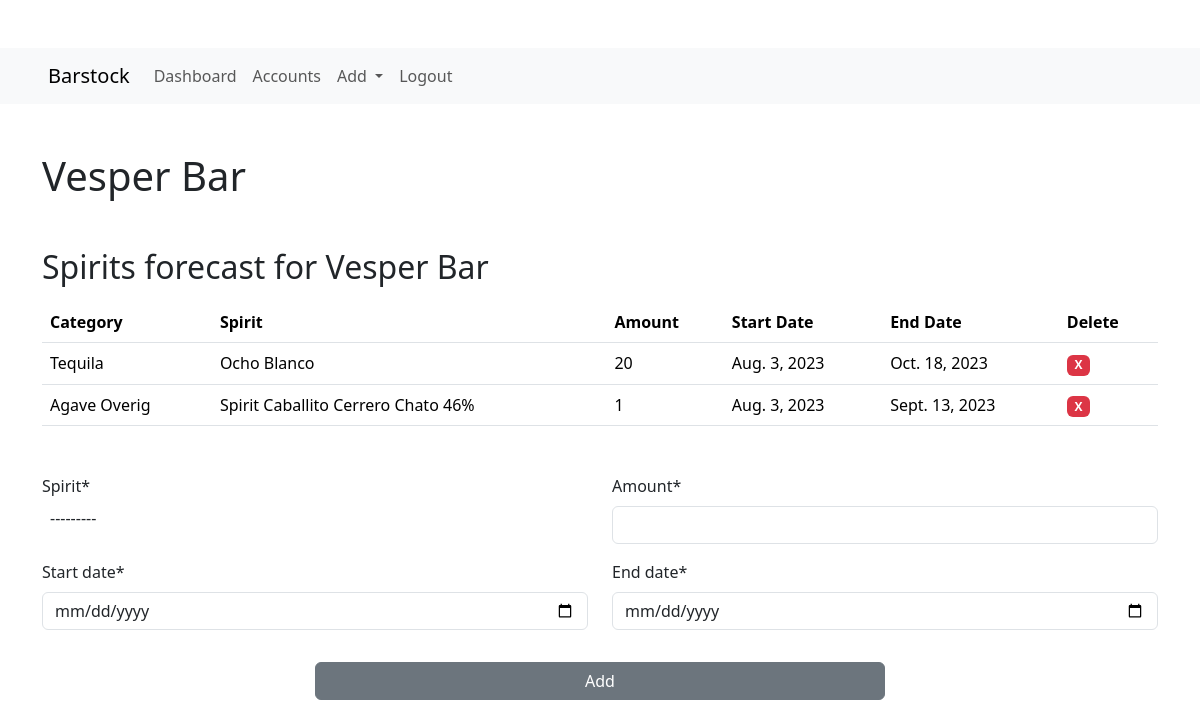
/Accounts/Vesper Bar (signed in), run on the app's committed database.
### forecast/models.py (models this page shows, shortened)
class Account(models.Model):
    name = models.CharField(max_length=255)
    slug = models.SlugField()

class VolumeItem(models.Model):
    account = models.ForeignKey(Account, on_delete=models.CASCADE)
    spirit = models.ForeignKey(Spirit, on_delete=models.CASCADE)
    category = models.ForeignKey(Category, on_delete=models.CASCADE, null=True, blank=True)
    amount = models.IntegerField()
    start_date = models.DateField(blank=True, null=True)
    end_date = models.DateField(blank=True, null=True)

class Category(models.Model):
    name = models.CharField(max_length=255)
    def __str__(self):
        return self.name

class Spirit(models.Model):
    name = models.CharField(max_length=255)
    category = models.ForeignKey(Category, on_delete=models.CASCADE)
    slug = models.SlugField()
    def __str__(self):
        return self.name

### forecast/views.py (the view)
# urls.py: path('Accounts/<str:name>', account_detail_view, name='account_detail'),
@login_required
def account_detail_view(request, name):
    account = get_object_or_404(Account, name=name)
    forecast_items = VolumeItem.objects.filter(account=account.id)
    accountnr = account.pk
    if request.method == 'POST':
        form = VolumeForm(request.POST)
        if form.is_valid():
            spirit = form.cleaned_data['spirit']
            amount = form.cleaned_data['amount']
            start_date = form.cleaned_data['start_date']
            end_date = form.cleaned_data['end_date']
            try:
                volume_item = VolumeItem.objects.get(account=account, spirit=spirit)
                volume_item.amount += amount
                volume_item.end_date = end_date
                volume_item.start_date = start_date
                volume_item.save()
                form = VolumeForm()
            except VolumeItem.DoesNotExist:
                volume_item = VolumeItem.objects.create(account=account, spirit=spirit, amount=amount, start_date=start_date, end_date=end_date)
    else:
        form = VolumeForm()
    context = {
        'account': account,
        'forecast_items': forecast_items,
        'form': form,
        'accountnr': accountnr
    }
    return render(request, 'forecast/account_detail.html', context)

### forecast/forms.py
class VolumeForm(forms.ModelForm):
    start_date = forms.DateField(widget=forms.DateInput(attrs=dict(type='date')))
    end_date = forms.DateField(widget=forms.DateInput(attrs=dict(type='date')))
    class Meta:
        model = VolumeItem
        fields = ('spirit','amount', 'start_date', 'end_date')
    def __init__(self, *args, **kwargs):
        super().__init__(*args, **kwargs)
        self.helper = FormHelper()
        self.helper.layout = Layout(
                        Div(
                            Row(
                                Column('spirit', css_class='form-group col-md-6'),
                                Column('amount', css_class='form-group col-md-6'),
                            ),
                            Row(
                                Column('start_date'),
                                Column('end_date'),
                            ),
                            Row(
                                Submit('submit', 'Add', css_class='my-3 btn btn-secondary w-50'),
                                css_class='d-flex justify-content-center'
                            )
            )
        )

### templates/forecast/account_detail.html (shortened to what this page needs)
{% extends 'base.html' %}
{% load static %}
{% load crispy_forms_tags %}
{% block content %}
    <div class='container my-5'>
        <h1>{{account.name}}</h1>
    </div>
    <div class='container my-5' id='item_list'>
        {% include 'forecast/partials/accounts_spirits_list.html' %}
    </div>
    <div class='container my-5'>
        <form method="POST">
            {% crispy form %}
        </form>
    </div>
{% endblock content %}

### templates/forecast/partials/accounts_spirits_list.html (shortened to what this page needs)
{% load static %}
{% load crispy_forms_tags %}
<h2>Spirits forecast for {{account.name}}</h2>
<table class='table mt-3 mb-5'>
  <thead>
      <tr>
          <th>Category</th>
          <th>Spirit</th>
          <th>Amount</th>
          <th>Start Date</th>
          <th>End Date</th>
          <th>Delete</th>
      </tr>
  </thead>
{% if forecast_items %}
<tbody>
    {% for item in forecast_items  %}
    <tr>
        <td>{{item.category}}</td>
        <td>{{item.spirit}}</td>
        <td>{{item.amount}}</td>
        <td>{{item.start_date}}</td>
        <td>{{item.end_date}}</td>
        <td>
            <span class="badge bg-danger badge-pill"
            style="cursor: pointer;"
            hx-delete="{% url 'forecast:delete-item' item.pk accountnr %}"
            hx-target="#item_list"
            hx-confirm="Are you sure you wish to delete {{item.spirit}} from {{account.name}}?">
            X</span>
        </td>
    </tr>
    {% endfor %}
{% endif %}
</table>

### data on the page
Account: name "Vesper Bar"
VolumeItem: category "Tequila", spirit "Ocho Blanco", amount "20", start_date "Aug. 3, 2023", end_date "Oct. 18, 2023"
VolumeItem: category "Agave Overig", spirit "Spirit Caballito Cerrero Chato 46%", amount "1", start_date "Aug. 3, 2023", end_date "Sept. 13, 2023"
